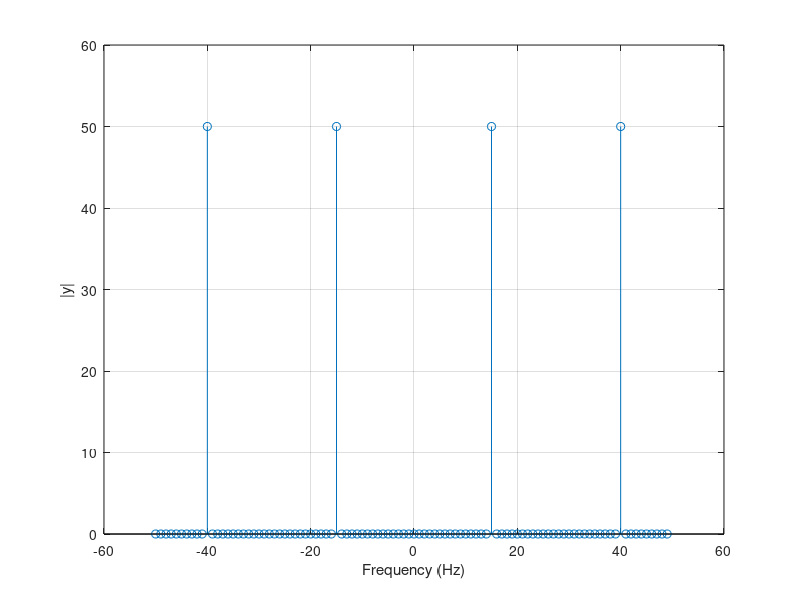
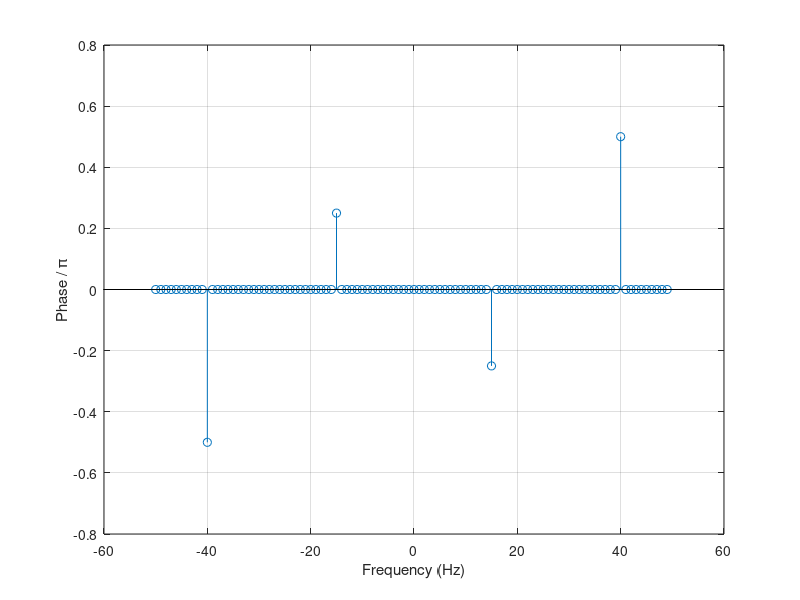

The MATLAB script that drew these images, in order:
%%
% Zifei (David) Zhong
% zhongz@email.sc.edu
% University of South Carolina
% April 20, 2023
%
% Example 7: Example to how to extract the phase of signals.
% (this example is taken from a Matlab web page)
%
% Mix two signals (one with frequency 15 and phase -pi/4, the other with
% frequency 40 and phase pi/2) and plot the phases after FFT.
%

fs = 100;
t = 0:1/fs:1-1/fs;
x = cos(2*pi*15*t - pi/4) - sin(2*pi*40*t);

y = fft(x);
z = fftshift(y);

ly = length(y);
f = (-ly/2:ly/2-1)/ly*fs;

figure;
stem(f,abs(z))
xlabel 'Frequency (Hz)'
ylabel '|y|'
grid

tol = 1e-6;
z(abs(z) < tol) = 0;
theta = angle(z);

figure;
stem(f,theta/pi)
xlabel 'Frequency (Hz)'
ylabel 'Phase / \pi'
grid
